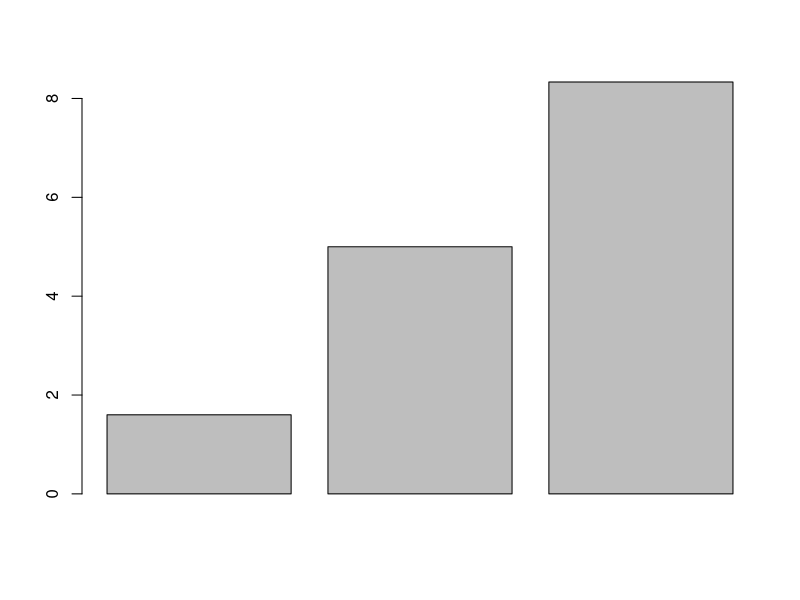
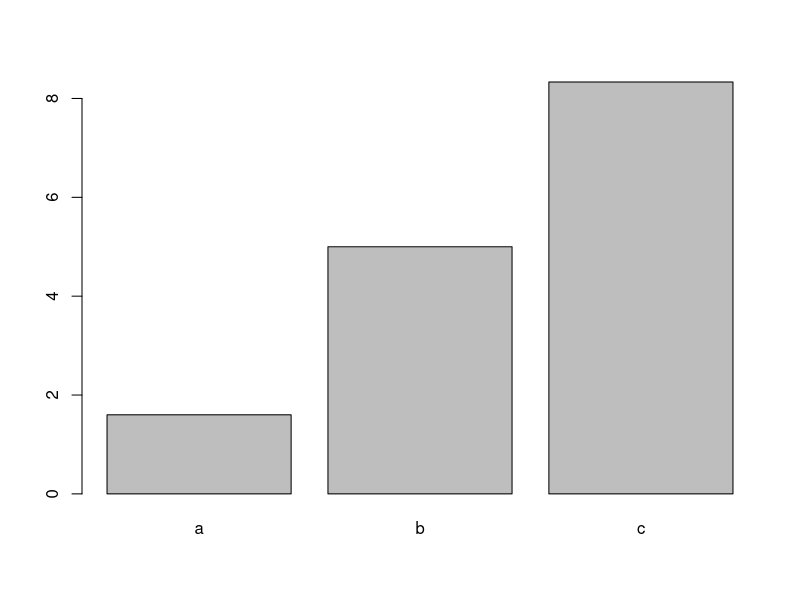
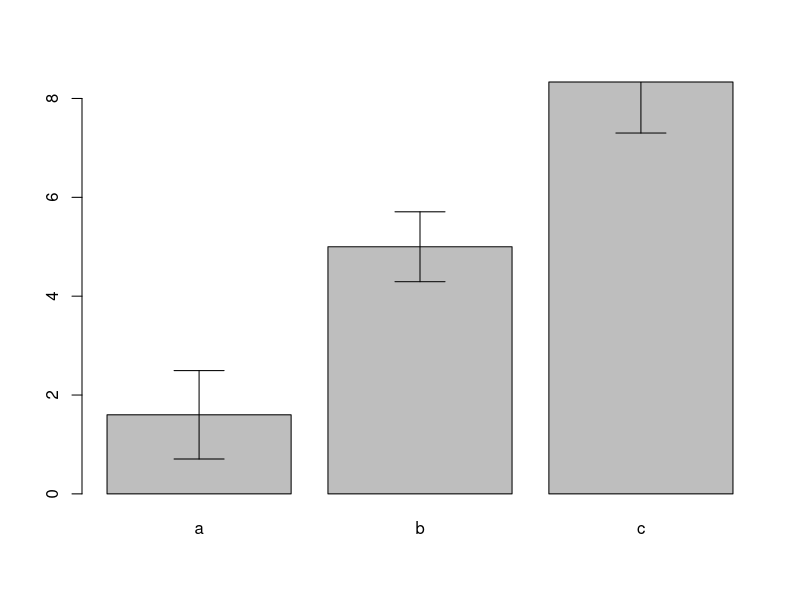
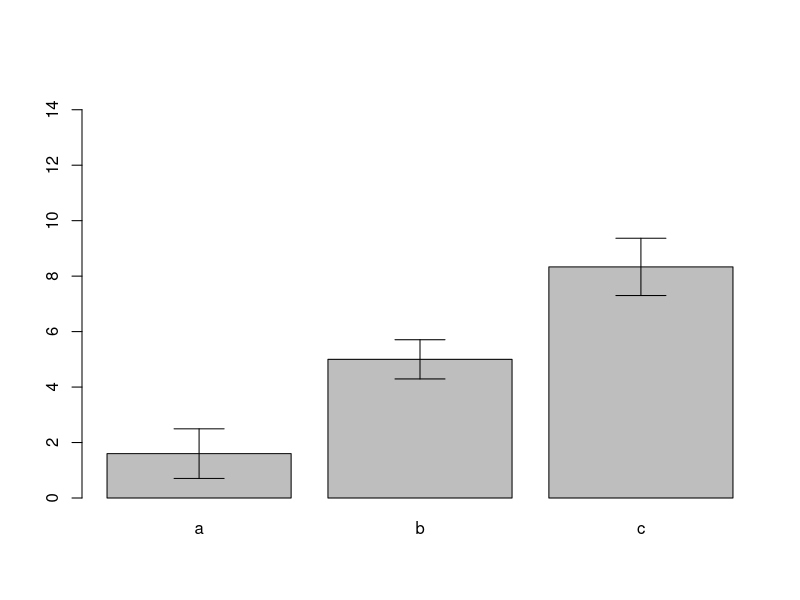
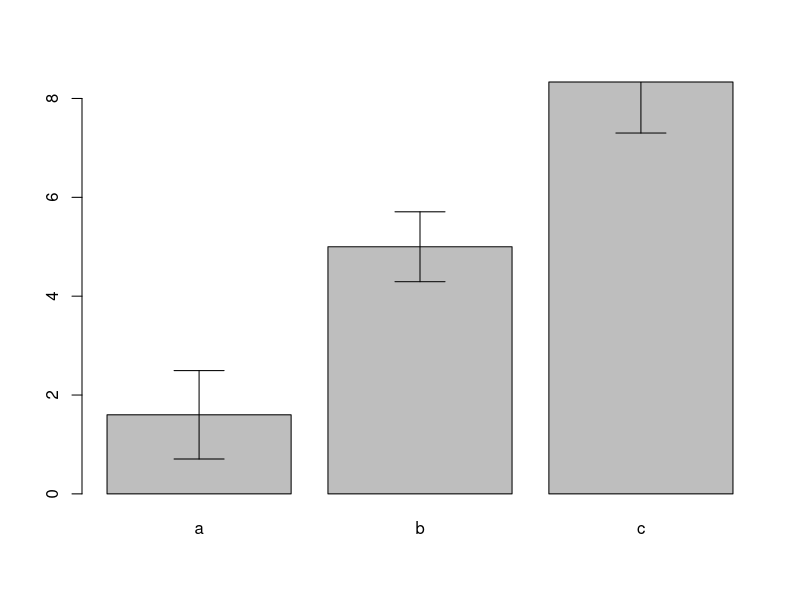
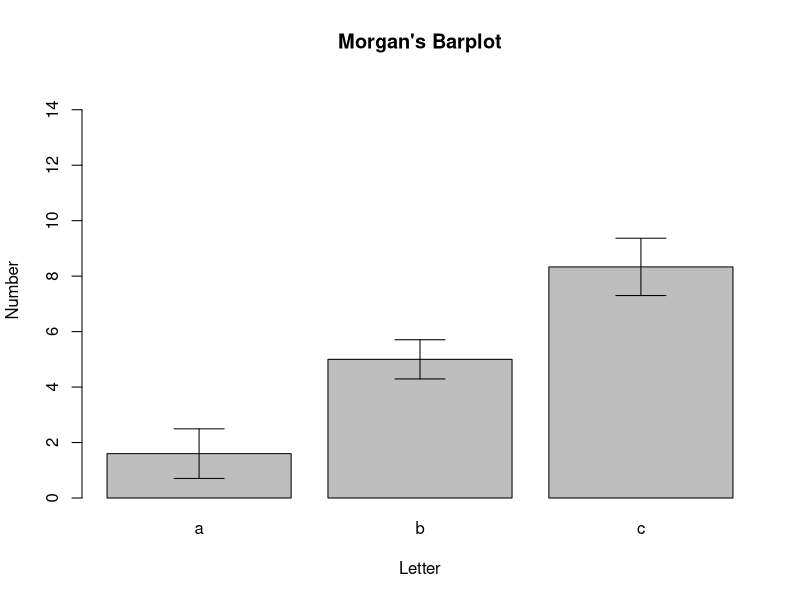
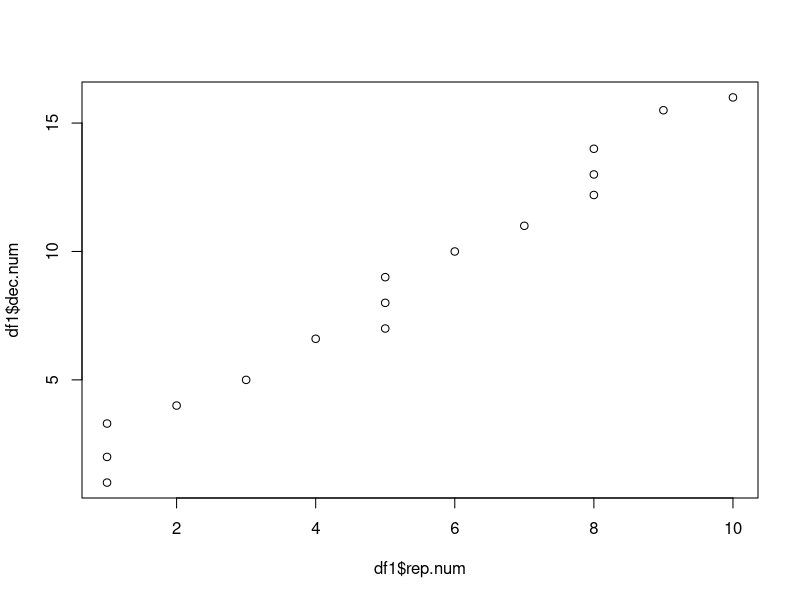
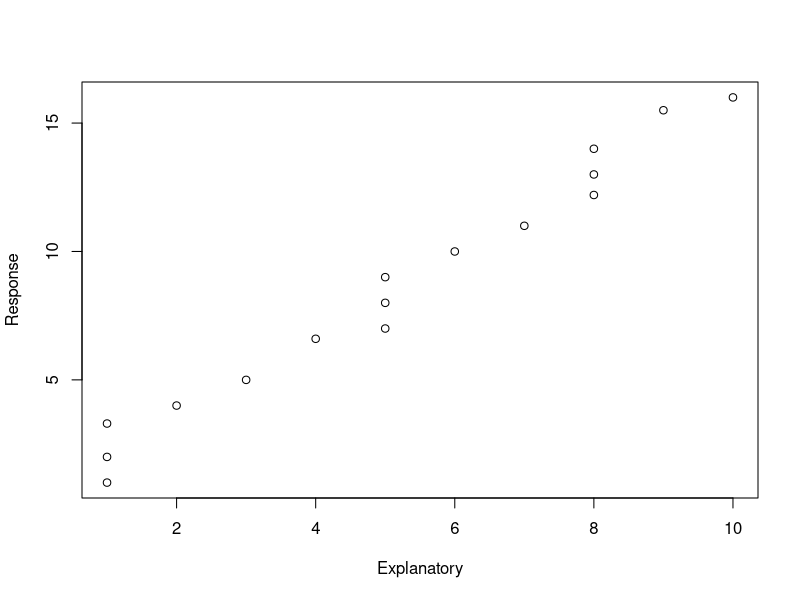

The R source for these figures, in order:
# With the data frame you created last week you will:

unique.char <- c("a","b","c","d","e","f","g","h","i","j","k","l","m","n","o")
group.char <- c("a","a","a","a","a","b","b","b","b","b","c","c","c","c","c")
uniqu.num <- c(1,2,3,4,5,6,7,8,9,10,11,12,13,14,15)
rep.num <- c(1,1,1,2,3,4,5,5,5,6,7,8,8,8,9)
dec.num <- c(1,2,3.3,4,5,6.6,7,8,9,10,11,12.2,13,14,15.5)

df <- as.data.frame(cbind(unique.char,group.char,uniqu.num,rep.num,dec.num))

df$uniqu.num <- as.numeric(as.character(df$uniqu.num))
df$rep.num <- as.numeric(as.character(df$rep.num))
df$dec.num <- as.numeric(as.character(df$dec.num))

add.row <- data.frame("p","c",16,10,16)
colnames(add.row) <- colnames(df) 
df1 <- rbind(df, add.row)
row.names(df1) <- df1$unique.char
df1 <- df1[,-1]
df1

# Create a barplot for one numeric column, grouped by the character vector with 3 unique values
  # Add error bars with mean and standard deviation to the plot
  # Change the x and y labels and add a title
  # Export the plot as a PDF that is 4 inches wide and 7 inches tall.

df.mean <- aggregate(df1$rep.num ~df1$group.char, FUN = "mean")
df.mean
colnames(df.mean) <- c("Factor","Mean")
df.mean
barplot(df.mean$Mean)
barplot(df.mean$Mean, names.arg = df.mean$Factor)
df.sd <- aggregate(df1$rep.num ~df1$group.char, FUN = "sd")
colnames(df.sd) <- c("Factor","StanDev")
df.sd
b.plot <- barplot(df.mean$Mean, names.arg = df.mean$Factor)
arrows(b.plot, df.mean$Mean-df.sd$StanDev,
       b.plot, df.mean$Mean+df.sd$StanDev,angle=90,code=3)
b.plot <- barplot(df.mean$Mean, names.arg = df.mean$Factor, ylim = c(0,15))
b.plot <- arrows(b.plot, df.mean$Mean-df.sd$StanDev,
                 b.plot, df.mean$Mean+df.sd$StanDev,angle=90,code=3)
b.plot <- barplot(df.mean$Mean, names.arg = df.mean$Factor)
arrows(b.plot, df.mean$Mean-df.sd$StanDev,
       b.plot, df.mean$Mean+df.sd$StanDev,angle=90,code=3) #I would delete extra code like this in the future - it can lead to confusion and mistakes if you're not careful.
b.plot <- barplot(df.mean$Mean, names.arg = df.mean$Factor, ylim = c(0,15))
b.plot <- arrows(b.plot, df.mean$Mean-df.sd$StanDev,
                 b.plot, df.mean$Mean+df.sd$StanDev,angle=90,code=3)
title(main = "Morgan's Barplot")
title(xlab = "Letter", ylab = "Number")

# Create a scatter plot between two of your numeric columns.
  # Change the point shape and color to something NOT used in the example.
  # Change the x and y labels and add a title
  # Export the plot as a JPEG by using the "Export" button in the plotting pane.

plot(df1$dec.num ~ df1$rep.num)
plot(df1$dec.num ~ df1$rep.num, xlab = "Explanatory", ylab = "Response")
plot(df1$dec.num ~ df1$rep.num, xlab = "Explanatory", ylab = "Response", main = "Morgan's Scatter Plot")
plot(df1$dec.num ~ df1$rep.num, xlab = "Explanatory", ylab = "Response", main = "Morgan's Scatter Plot", pch=16, col ="slateblue1")

# Upload both plots with the script used to create them to GitHub.
  # Follow the same file naming format as last week for the script.
  # Name plots as Lastname_barplot or Lastname_scatterplot. Save them to your "plots" folder.

setwd("C:/GitHub/morgan")
jpeg(file = "Thomas_scatterplot", width = 6, height = 6)
par(family = "serif")
plot(df1$dec.num ~ df1$rep.num, xlab = "Explanatory", ylab = "Response", main = "Morgan's Scatter Plot", pch=16, col ="slateblue1")
dev.off#So close - this needs to be dev.off()

pdf(file = "Thomas_barplot", width = 4, height = 7)
#Also so close - need to specify the barplot right here between pdf() and dev.off(). Everything else was spot on!
par(family = "serif")
dev.off